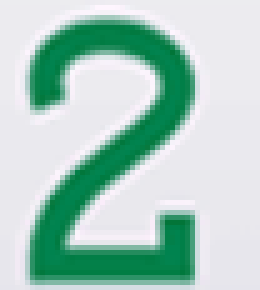
#> input picture scripts/card_templates/C2.png, 52 x 58 px (shown 5 times larger); its folder holds 4 pictures in this run
$ python purge_card_templates.py
#> lines starting #> are read from the running program, lines starting #| are printed output that depends on the picture
### scripts/card_crop_filter.py
#!/usr/bin/env python3
# -*- coding: utf-8 -*-
"""
扑克牌裁剪区过滤 — 供观战爬虫 / 认牌流水线共用。

避免 OmniParser 把筹码、路径、按钮 OCR 框当成「手牌」。
"""
from __future__ import annotations

import os
import re
from typing import Any

# 标准模板名：花色 + 点数（含 DK = 方块 K）
_LABEL_STEM_RE = re.compile(
    r"^([SHCD])(A|[2-9]|10|J|Q|K)$",
    re.IGNORECASE,
)

# OCR 内容命中则直接丢弃（非牌面）
_REJECT_CONTENT_RE = [
    re.compile(p, re.I)
    for p in (
        r"\\",  # 路径
        r"^https?",
        r"users?",
        r"drop|fight|group|dump|deck|special|sort|autosort",
        r"ante|point|guest|lark|tongit|image|ciuse|me\b",
        r"\.00\s*k\b",  # 9.00K 筹码
        r"^\d+\.\d+k$",
        r"^\d{1,2}:\d{2}",  # 时间
        r"^ai$",
        r"^az$",
        r"^0\s*[e:]",
        r"okr|poke|coin",
    )
]


# [31 lines left out: functions _env_float, _bbox_of, _center_of, is_rejected_ocr_content, not called in this run]


def is_valid_label_stem(label: str) -> bool:
#> in main, img is the input picture: shape (58, 52, 3); mean B, G, R 193.7, 204.6, 171.7
    return _LABEL_STEM_RE.match((label or "").strip().upper()) is not None


def looks_like_playing_card_crop(crop_bgr: Any) -> tuple[bool, str]:
    """
    轻量 CV 启发式：像一张竖向扑克牌，而非长条筹码/图标。
    返回 (通过, 原因)。
    """
    import cv2
    import numpy as np

    if crop_bgr is None or crop_bgr.size == 0:
        return False, "空裁剪"
    h, w = crop_bgr.shape[:2]
#> h = 58; w = 52
    if w < 22 or h < 30:
        return False, f"尺寸过小 {w}x{h}"
    if w > 180 or h > 220:
        return False, f"尺寸过大 {w}x{h}"

    aspect = w / max(h, 1)
#> aspect = 0.897
    if aspect < 0.35 or aspect > 1.15:
        return False, f"宽高比异常 {aspect:.2f}"

    gray = cv2.cvtColor(crop_bgr, cv2.COLOR_BGR2GRAY)
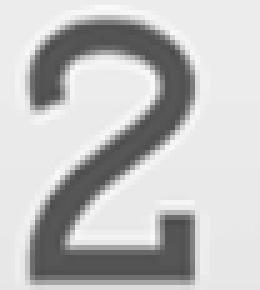
#> gray: shape (58, 52) (shown 5 times larger); min 75, max 249, mean 193.6
    std = float(gray.std())
#> std = 62.36
    if std < 12:
        return False, f"对比度过低 std={std:.1f}"

    # 牌面通常有浅色区域 + 部分饱和红/黑
    mean_brightness = float(gray.mean())
#> mean_brightness = 193.6
    if mean_brightness < 25 or mean_brightness > 245:
        return False, f"亮度异常 mean={mean_brightness:.0f}"

    hsv = cv2.cvtColor(crop_bgr, cv2.COLOR_BGR2HSV)
#> hsv: shape (58, 52, 3); mean H, S, V 110.4, 67.1, 208.1
    # 红 suit 或深色边框
    red1 = cv2.inRange(hsv, (0, 50, 50), (12, 255, 255))
#> red1: shape (58, 52); every value is 0
    red2 = cv2.inRange(hsv, (165, 50, 50), (180, 255, 255))
    red_ratio = (red1 > 0).sum() + (red2 > 0).sum()
#> red_ratio = 0
    light_ratio = (gray > 160).sum()
#> light_ratio = 2186
    total = max(gray.size, 1)
#> total = 3016
    if red_ratio / total < 0.002 and light_ratio / total < 0.08:
        return False, "缺少牌面纹理（无红/高亮区）"

    return True, "ok"


# [60 lines left out: function filter_playing_card_candidates, not called in this run]

### scripts/purge_card_templates.py
#!/usr/bin/env python3
# -*- coding: utf-8 -*-
"""清理 card_templates 中误采集的非牌面小图（按文件名 + 图像启发式）。"""
from __future__ import annotations

import argparse
import sys
from pathlib import Path

SCRIPTS = Path(__file__).resolve().parent
if str(SCRIPTS) not in sys.path:
    sys.path.insert(0, str(SCRIPTS))

from card_crop_filter import is_valid_label_stem, looks_like_playing_card_crop


def main() -> int:
    ap = argparse.ArgumentParser()
    ap.add_argument(
        "--dir",
        default=str(SCRIPTS / "card_templates"),
        help="模板目录",
    )
    ap.add_argument("--dry-run", action="store_true", help="只打印不删除")
    args = ap.parse_args()

    import cv2

    root = Path(args.dir)
    if not root.is_dir():
        print(f"目录不存在: {root}")
        return 1

    removed = 0
    kept = 0
    for p in sorted(root.glob("*.png")):
        stem = p.stem.upper()
        reasons: list[str] = []
        if not is_valid_label_stem(stem):
            reasons.append("非法文件名")
        img = cv2.imread(str(p))
        if img is None:
            reasons.append("无法读取")
        else:
            ok, why = looks_like_playing_card_crop(img)
#> ok = True; why = 'ok'
            if not ok:
                reasons.append(why)
        if p.stat().st_size < 900 and "尺寸" not in "".join(reasons):
            reasons.append(f"文件过小 {p.stat().st_size}B")

        if reasons:
            print(f"删除 {p.name}: {', '.join(reasons)}")
            if not args.dry_run:
                p.unlink()
            removed += 1
        else:
            kept += 1
#> pass 2 of the loop in main, `for p in sorted(root.glob("*.png")):`:
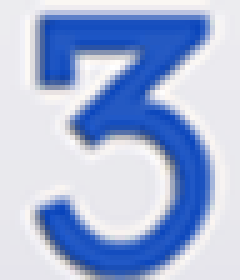
#> input picture scripts/card_templates/C3.png, 48 x 56 px (shown 5 times larger)
#> in main, img is the input picture: shape (56, 48, 3); mean B, G, R 218.1, 181.1, 164.6
#> in looks_like_playing_card_crop (call 2), `gray = cv2.cvtColor(crop_bgr, cv2.COLOR_BGR2GRAY)`:
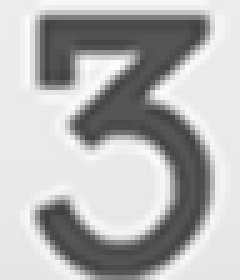
#> gray: shape (56, 48) (shown 5 times larger); min 64, max 255, mean 180.4
#> std = 69.38
#> mean_brightness = 180.4
#> hsv: shape (56, 48, 3); mean H, S, V 109.3, 73.2, 218.7
#> red1: shape (56, 48); every value is 0
#> light_ratio = 1734
#> pass 3 of the loop in main, `for p in sorted(root.glob("*.png")):`:
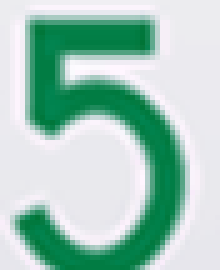
#> input picture scripts/card_templates/C5.png, 44 x 54 px (shown 5 times larger)
#> in main, img is the input picture: shape (54, 44, 3); mean B, G, R 188.5, 201.4, 164.7
#> in looks_like_playing_card_crop (call 3), `gray = cv2.cvtColor(crop_bgr, cv2.COLOR_BGR2GRAY)`:
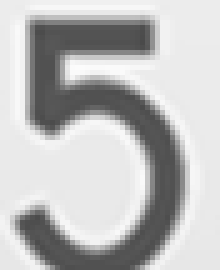
#> gray: shape (54, 44) (shown 5 times larger); min 74, max 252, mean 189
#> std = 64.49
#> mean_brightness = 189
#> hsv: shape (54, 44, 3); mean H, S, V 107.7, 74.2, 204.6
#> red1: shape (54, 44); every value is 0
#> light_ratio = 1636
#> the loop made 4 passes; the first 3 are shown

    print(f"完成: 保留 {kept} 删除 {removed} (dry_run={args.dry_run})")
    return 0


if __name__ == "__main__":
    raise SystemExit(main())
#> (the program exits here)
